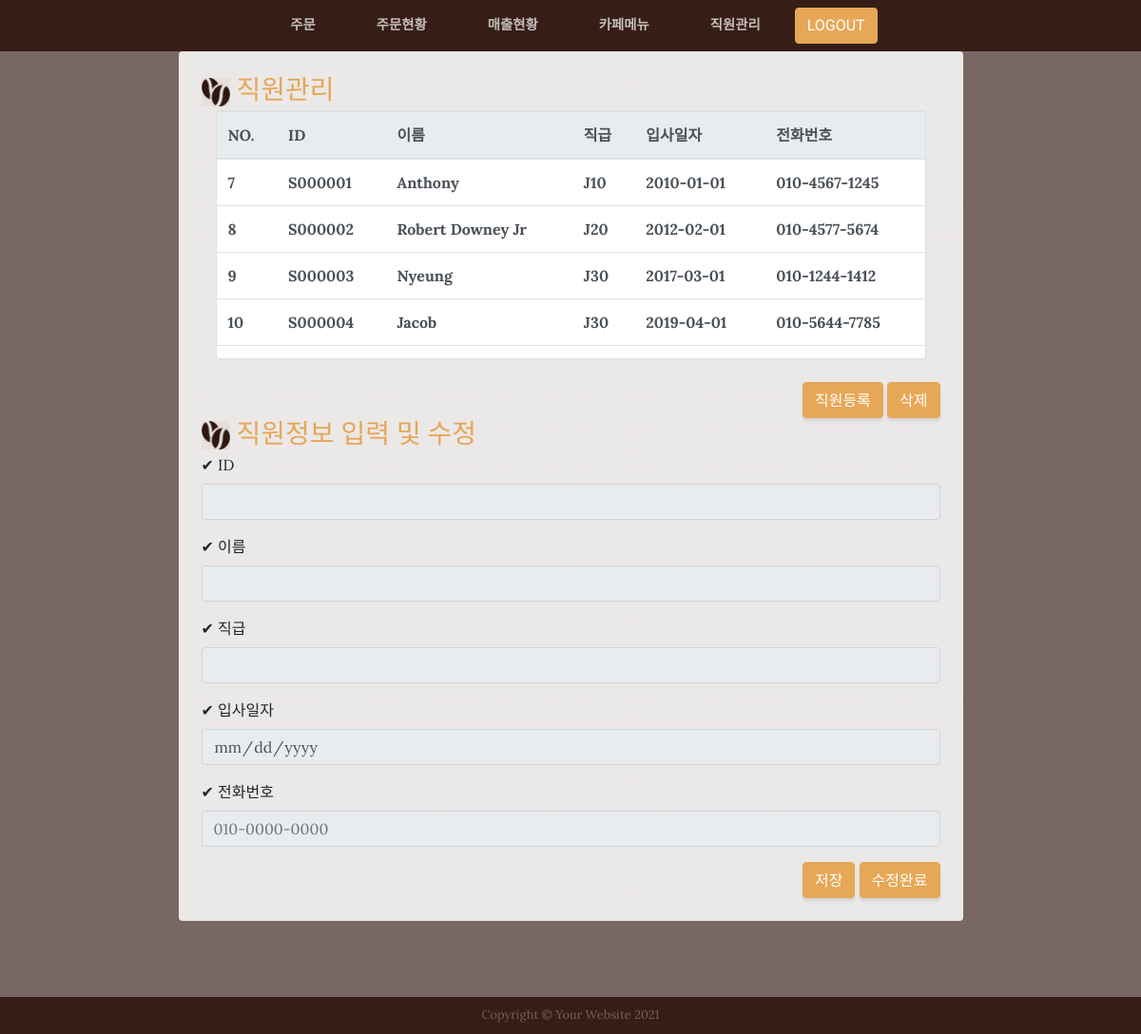
/maple/staff/, run on an earlier commit of the app's database.
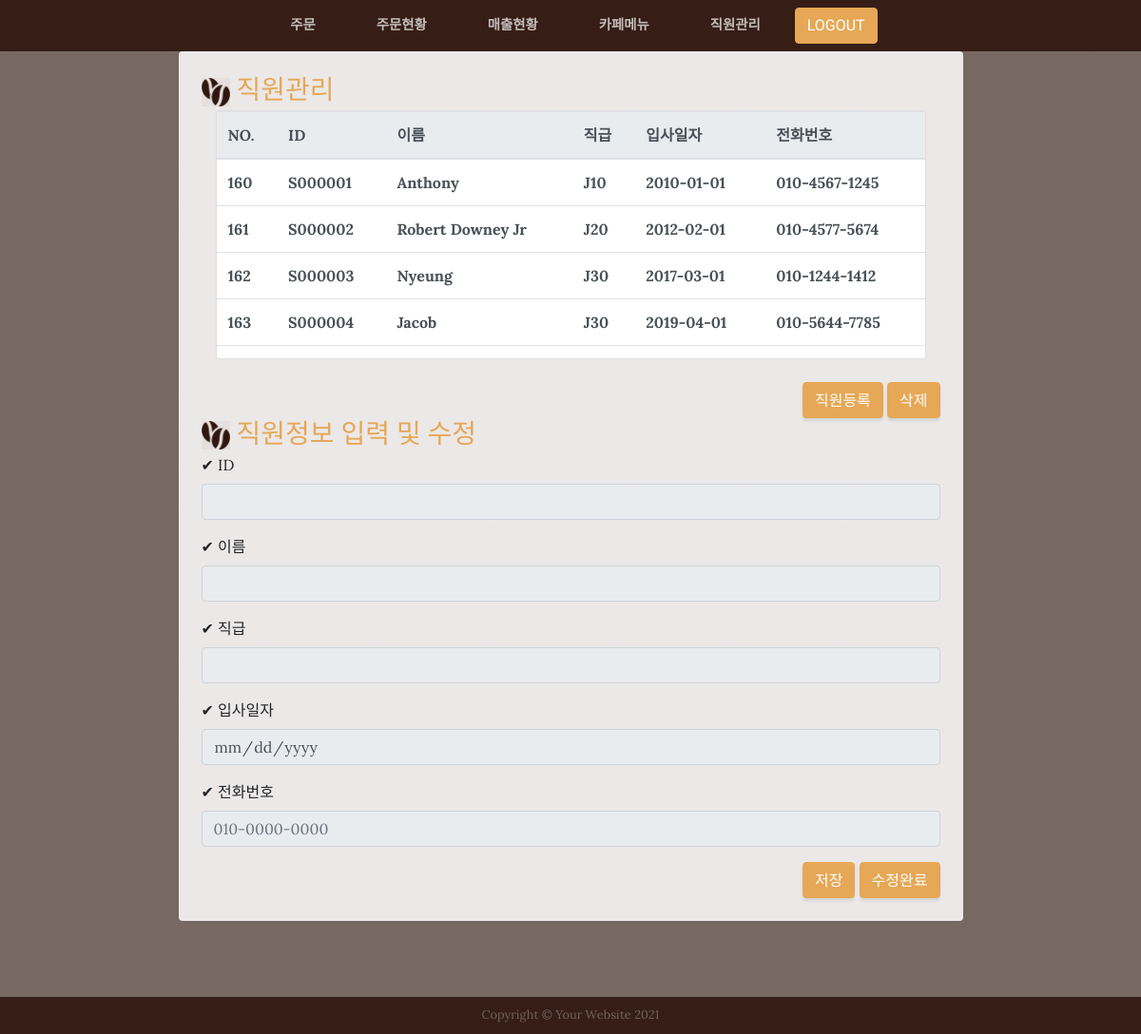
And on a later commit of the database.
### mapleApp/models.py (models this page shows, shortened)
class Staff(models.Model):
    staffid = models.CharField(max_length=20,verbose_name='직원id')
    staffname = models.CharField(max_length=20,verbose_name='직원명')
    jobtitle = models.CharField(max_length=20,choices=job_title ,verbose_name='직급' )
    startdate = models.DateField(verbose_name='입사일')
    phone = models.CharField(max_length=20,verbose_name='전화번호')
    class Meta:
        db_table = 'm_staff' #테이블명

### mapleApp/views.py (the view)
# urls.py: path('staff/', views.staff, name='staff'),
def staff(request):
    if request.session.get('login')=='N':
        return redirect(index)
    staffs = Staff.objects.all()
    context = {'staffs' : staffs}
    return render(request, 'staff.html', context)

### mapleApp/templates/staff.html (shortened to what this page needs)
{% include 'header.html' %}
{% load static%}
{% load humanize %}
  <section class="page-section about-heading">
    <div class="container">
      <div class="about-heading-content">
        <div class="row">
          <div class="col-xl-9 col-lg-10 mx-auto">
            <div class="bg-faded rounded p-4">
              <h3 class="section-heading mb-1">
                <img  src="{% static 'img/cafe_icon3.png'%}" width="30" height="30">
                <span class="text-uppercase text-primary" > 직원관리 </span>
              </h3>
              <div class="container d-flex justify-content-center mt-10 mb-10">
                <div class="card w-100">
                  <div class="table-responsive">
                    <div style="width:100%; height:260px; overflow:auto ">
                    <table class="table table-hover " >
                      <thead class="thead-light">
                        <tr>
                          <th scope="col">NO.</th>
                          <th scope="col">ID</th>
                          <th scope="col">이름</th>
                          <th scope="col">직급</th>
                          <th scope="col">입사일자</th>
                          <th scope="col">전화번호</th>
                        </tr>
                      </thead>
                      <tbody id="staff_table">
                          {% for Staff in staffs %}
                          <tr>
                            <td>{{Staff.id}}</td>
                            <td>{{Staff.staffid}}</td>
                            <td>{{Staff.staffname}}</a></td>
                            <td>{{Staff.jobtitle}}</td>
                            <td>{{Staff.startdate|date:'Y-m-d'}}</td>
                            <td>{{Staff.phone}}</td>
                            </tr>
                          {% endfor %}
                      </tbody>
                    </table>
                    </div>
                  </div>
                </div>
              </div>
              <br>
              <div class="intro-button" align="right">
                <button type="submit" class="btn btn-primary" id="inputBtn2">직원등록</button>
                <button type="submit" class="btn btn-primary" id="delBtn2">삭제</button>
              </div>
              <h3 class="section-heading mb-1">
                <img  src="{% static 'img/cafe_icon3.png'%}" width="30" height="30">
                <span class="text-uppercase text-primary" > 직원정보 입력 및 수정 </span>
              </h3>
              <section class="content">
                <div class="row">
                  <div class="col-md-12">
                    <div class="box box-primary">
                      <form id="regForm"  method="post" action="" >
                        <div class="box-body">
                          <div class="form-group">
                            <label for="exampleInputEmail1"> ✔ ID </label>
                              <input type="text"  name="staffid" readonly
                                id='staffid' class="form-control" placeholder="">
                          </div>
                          <div class="form-group">
                            <label for="exampleInputEmail1"> ✔ 이름 </label>
                              <input type="text"  name="staffname" readonly
                                id='staffname' class="form-control" placeholder="">
                          </div>
                          <div class="form-group">
                            <label for="exampleInputEmail1"> ✔ 직급 </label>
                              <input type="text"   name="jobtitle" readonly
                                id='jobtitle' class="form-control" placeholder="">
                          </div>
                          <div class="form-group">
                            <label for="exampleInputEmail1"> ✔ 입사일자 </label>
                              <input type="date"   name="startdate" readonly
                                id='startdate' class="form-control" placeholder="">
                          </div>
                           <div class="form-group">
                            <label for="exampleInputEmail1"> ✔ 전화번호 </label>
                              <input type="tel"  name="phone" readonly
                                id='phone' class="form-control" placeholder="010-0000-0000">
                            </div>
                        </div>
                      </form>
                    </div>
                  </div>
                </div>
              </section>
              <div class="intro-button" align="right">
                <button type="submit" class="btn btn-primary" id="saveBtn3">저장</button>
                <button type="submit" class="btn btn-primary" id="modiBtn3">수정완료</button>
              </div>
            </div>
          </div>
        </div>
      </div>
    </div>
  </section>
{% include 'footer.html' %}
</body>
</html>

### mapleApp/templates/header.html (shortened to what this page needs)
<!DOCTYPE html>
{% load static%}
<html lang="en">
<head>
  <link href="{% static 'vendor/bootstrap/css/bootstrap.min.css'%}" rel="stylesheet">
  <link href="{% static 'css/business-casual.min.css'  %}" rel="stylesheet">
</head>
<body>
  <nav class="navbar navbar-expand-lg navbar-dark py-lg-2" id="mainNav">
    <div class="container">
      <div class="collapse navbar-collapse" id="navbarResponsive">
        <ul class="navbar-nav mx-auto">
          <li class="nav-item px-lg-4">
            <a class="nav-link text-uppercase text-expanded" href="../order">주문</a>
          </li>
          <li class="nav-item px-lg-4">
            <a class="nav-link text-uppercase text-expanded" href="../order_list">주문현황</a>
          </li>
          <li class="nav-item px-lg-4">
            <a class="nav-link text-uppercase text-expanded" href="../salesStatus">매출현황</a>
          </li>
          <li class="nav-item px-lg-4">
            <a class="nav-link text-uppercase text-expanded" href="../menu">카페메뉴</a>
          </li>
          <li class="nav-item px-lg-4">
            <a class="nav-link text-uppercase text-expanded" href="../staff">직원관리</a>
          </li>
          <li class="nav-item px-lg-1">
            <a class="btn btn-primary btn-s" href="{% url 'logout' %}" >LOGOUT</a>
          </li>
        </ul>
      </div>
    </div>
  </nav>

### mapleApp/templates/footer.html (shortened to what this page needs)
{% load static%}
  <footer class="footer text-faded text-center py-2">
    <div class="container">
      <p class="m-0 small">Copyright &copy; Your Website 2021</p>
    </div>
  </footer>
</body>
</html>

### mapleApp/templates/staff.html (style rules this page uses)
tbody { font-weight : bold; font-family: Lora; color : #495057 ; }

What changed in the data, as far as the page shows it:
removed Staff: id "7", staffid "S000001", staffname "Anthony", jobtitle "J10", startdate "2010-01-01", phone "010-4567-1245"
removed Staff: id "8", staffid "S000002", staffname "Robert Downey Jr", jobtitle "J20", startdate "2012-02-01", phone "010-4577-5674"
removed Staff: id "9", staffid "S000003", staffname "Nyeung", jobtitle "J30", startdate "2017-03-01", phone "010-1244-1412"
removed Staff: id "10", staffid "S000004", staffname "Jacob", jobtitle "J30", startdate "2019-04-01", phone "010-5644-7785"
added Staff: id "160", staffid "S000001", staffname "Anthony", jobtitle "J10", startdate "2010-01-01", phone "010-4567-1245"
added Staff: id "161", staffid "S000002", staffname "Robert Downey Jr", jobtitle "J20", startdate "2012-02-01", phone "010-4577-5674"
added Staff: id "162", staffid "S000003", staffname "Nyeung", jobtitle "J30", startdate "2017-03-01", phone "010-1244-1412"
added Staff: id "163", staffid "S000004", staffname "Jacob", jobtitle "J30", startdate "2019-04-01", phone "010-5644-7785"
